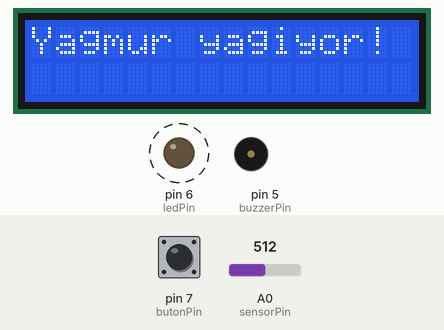
Bench run of a sketch on a simulated Arduino Uno, built with avr-gcc and run on an emulated ATmega328P. Parts: 16×2 character LCD, output pins drawn as LEDs (lit = HIGH), buzzer (waves = sounding, pin HIGH). Dashed ring = blinking. The inputs (shaded band) are chosen by the test bench; at power-on: A0 (sensorPin) = 512, pin 7 (butonPin) LOW.

Above: at 2.2 s.
2.3 s: A0 (sensorPin) set to 210
5.2 s: A0 (sensorPin) set to 187
At 6.4 s:
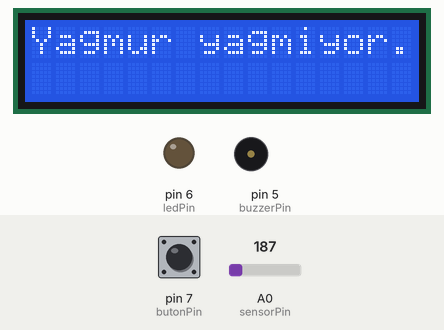
6.7 s: pin 7 (butonPin) pulled HIGH for 0.25 s
At 7.0 s:
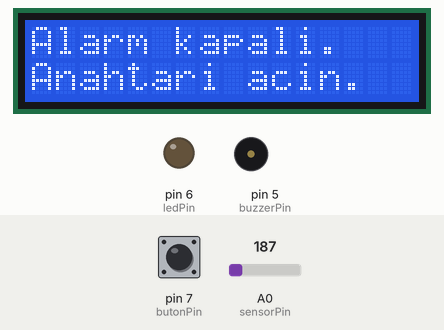
Timing chart, 0 to 9.7 s (numbered marks = the images above; inputs shaded):
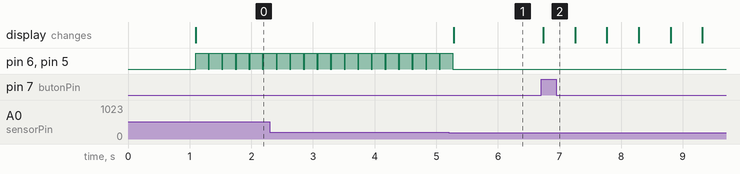

The sketch:

su_sensoru.ino
```cpp
//İLYAS ATALAY
//Yağmur tespit ve alarm sistemi.

#include <LiquidCrystal_I2C.h>          //LCD ekran kullanımı için gerekli kütüphaneler eklendi.
#include <Wire.h>

LiquidCrystal_I2C lcd(0x27, 16, 2);     //LCD ekranı kullanabilmek için nesne oluşturuldu ve boyutu belirtildi.

int esikdegeri = 200;                   //Sensörden okunan değere göre bir eşit değeri atandı.
const int sensorPin = A0;               //Diğer işlemler için gerekli değişkenler oluşturuldu.
const int buzzerPin = 5;
const int ledPin = 6;
const int butonPin = 7;
int veri;

void setup() {                          //Pin giriş çıkışları atandı.
  pinMode(buzzerPin,OUTPUT);
  pinMode(ledPin,OUTPUT);
  pinMode(butonPin,INPUT);
  lcd.begin();                          //LCD ekran başlatıldı.
  lcd.clear();
  lcd.print("Hosgeldiniz...");
  delay(1000);
}

void loop() {
  veri = analogRead(sensorPin);         //Sensörden gelen değerler okundu ve değişkene atandı.
  if(digitalRead(butonPin) == HIGH){    //Anahtar kapalı iken ekrana sistemin durumu yazdırıldı.
    lcd.clear();
    digitalWrite(buzzerPin,LOW);
    digitalWrite(ledPin,LOW);
    lcd.setCursor(0,0);
    lcd.print("Alarm kapali.");
    for(int i=0;i<17;i++){/*"Anahtarı açın" ifadesi için kayan yazı ayarlandı.*/
    lcd.setCursor(i,1);
    lcd.print("Anahtari acin.");
    delay(500);
    lcd.setCursor(i,1);
    lcd.print(" ");
    }
  }
  else if(veri > esikdegeri)            //Anahtar açıkken gelen veri eşik değerinden büyük ise alarmı çalıştırıp durumu ekranda göstericek.
  {
    lcd.clear();
    lcd.setCursor(0,0);
    lcd.println("Yagmur yagiyor! ");
    digitalWrite(buzzerPin,HIGH);
    digitalWrite(ledPin,HIGH);
    delay(200);
    digitalWrite(buzzerPin,LOW);
    digitalWrite(ledPin,LOW);
  }
  else if(veri <= esikdegeri)           //Eğer gelen veri eşik değerinden düşükse alarmı kapatıp durumu ekranda belirticek.
  {
    digitalWrite(buzzerPin,LOW);
    digitalWrite(ledPin,LOW);
    lcd.clear();
    lcd.setCursor(0,0);
    lcd.print("Yagmur yagmiyor.");
    delay(50);
  }
}
```

Measured:
- the behaviour switches between 201 and 200 on A0 (sensorPin) (found by bisection; images 0 and 1)
- after the input at 5.2 s, pin 6 (ledPin), pin 5 (buzzerPin): goes on until 5.3 s, then stays LOW; the display: changes after 0.09 s (image 1)
- after the input at 6.7 s, the display: changes at once (image 2)
- by itself, pin 6 (ledPin), pin 5 (buzzerPin): alternates HIGH for 0.20 s and LOW for 0.02 s
